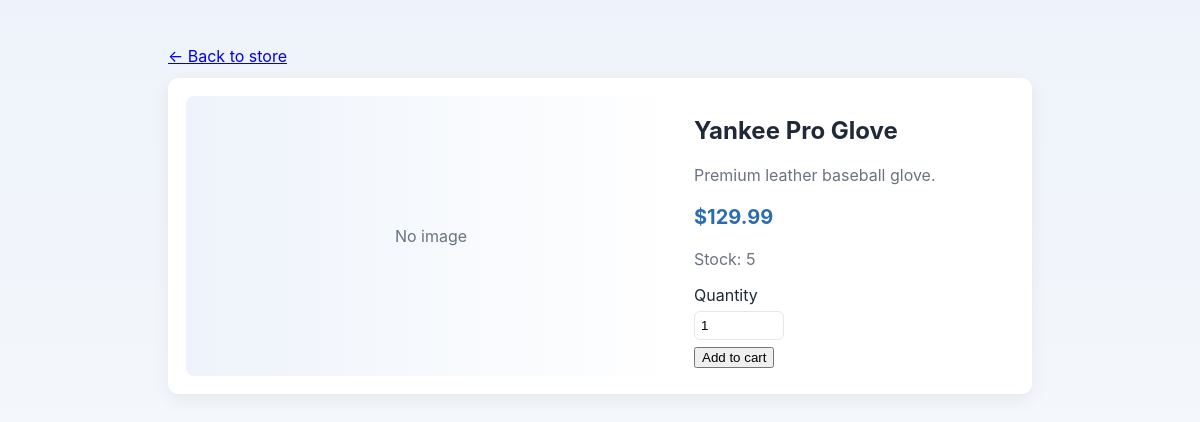
Screenshot of /product.php?id=1 with the database file from the repository.
### tables this page shows
CREATE TABLE IF NOT EXISTS `products` (
  `id` INT NOT NULL AUTO_INCREMENT,
  `name` VARCHAR(191) NOT NULL,
  `description` TEXT,
  `price` DECIMAL(10,2) NOT NULL DEFAULT 0.00,
  `stock` INT NOT NULL DEFAULT 0,
  `image_url` VARCHAR(512) DEFAULT NULL,
  `created_at` TIMESTAMP DEFAULT CURRENT_TIMESTAMP,
  PRIMARY KEY (`id`)
);

### product.php (the view, shortened to what this page needs)
<?php
include 'db_connect.php';
$id = isset($_GET['id']) ? (int)$_GET['id'] : 0;
$stmt = $conn->prepare("SELECT id, name, description, price, stock, image_url FROM products WHERE id = ? LIMIT 1");
$stmt->bind_param('i', $id);
$stmt->execute();
$res = $stmt->get_result();
$product = $res->fetch_assoc();
?>
<!doctype html>
<html lang="en">
<head>
  <link rel="stylesheet" href="assets/css/style.css">
</head>
<body>
  <div style="max-width:900px;margin:28px auto;padding:18px">
    <a href="store.php">← Back to store</a>
    <div class="card" style="display:flex;gap:18px;margin-top:12px;align-items:flex-start">
      <div style="flex:1">
        <?php if(!empty($product['image_url'])): ?>
          <img src="<?= htmlspecialchars($product['image_url']) ?>" alt="<?= htmlspecialchars($product['name']) ?>" style="width:100%;border-radius:8px">
        <?php else: ?>
          <div style="width:100%;height:280px;border-radius:8px;background:linear-gradient(90deg,#eef3fb,#fff);display:flex;align-items:center;justify-content:center;color:var(--muted)">No image</div>
        <?php endif; ?>
      </div>
      <div style="width:320px">
        <h2><?= htmlspecialchars($product['name']) ?></h2>
        <p style="color:var(--muted)"><?= nl2br(htmlspecialchars($product['description'])) ?></p>
        <p class="price" style="font-size:1.25rem;font-weight:700">$<?= number_format($product['price'],2) ?></p>
        <p style="color:var(--muted)">Stock: <?= (int)$product['stock'] ?></p>
        <form action="cart.php?action=add&id=<?= $product['id'] ?>" method="POST">
          <label for="qty">Quantity</label><br>
          <input id="qty" name="quantity" type="number" value="1" min="1" max="<?= (int)$product['stock'] ?>" style="width:90px;padding:6px;margin:6px 0;border-radius:6px;border:1px solid #e5e7eb"><br>
          <button class="btn" type="submit">Add to cart</button>
        </form>
      </div>
    </div>
  </div>
</body>
</html>

### assets/css/style.css (style rules this page uses)
:root { --bg:#f4f7fb; --card:#ffffff; --accent:#2b6cb0; --muted:#6b7280; }
* { box-sizing:border-box }
body { margin:0; font-family:Inter, system-ui, -apple-system, 'Segoe UI', Roboto, 'Helvetica Neue', Arial; background: linear-gradient(180deg, #eef3fb 0%, var(--bg) 100%); color:#1f2937; }
.card { background:var(--card);border-radius:10px;padding:18px;box-shadow:0 6px 18px rgba(16,24,40,0.06); }
.price { font-weight:700;color:var(--accent) }

### rows the page displays
products: name "Yankee Pro Glove", description "Premium leather baseball glove.", price "129.99", stock "5"
